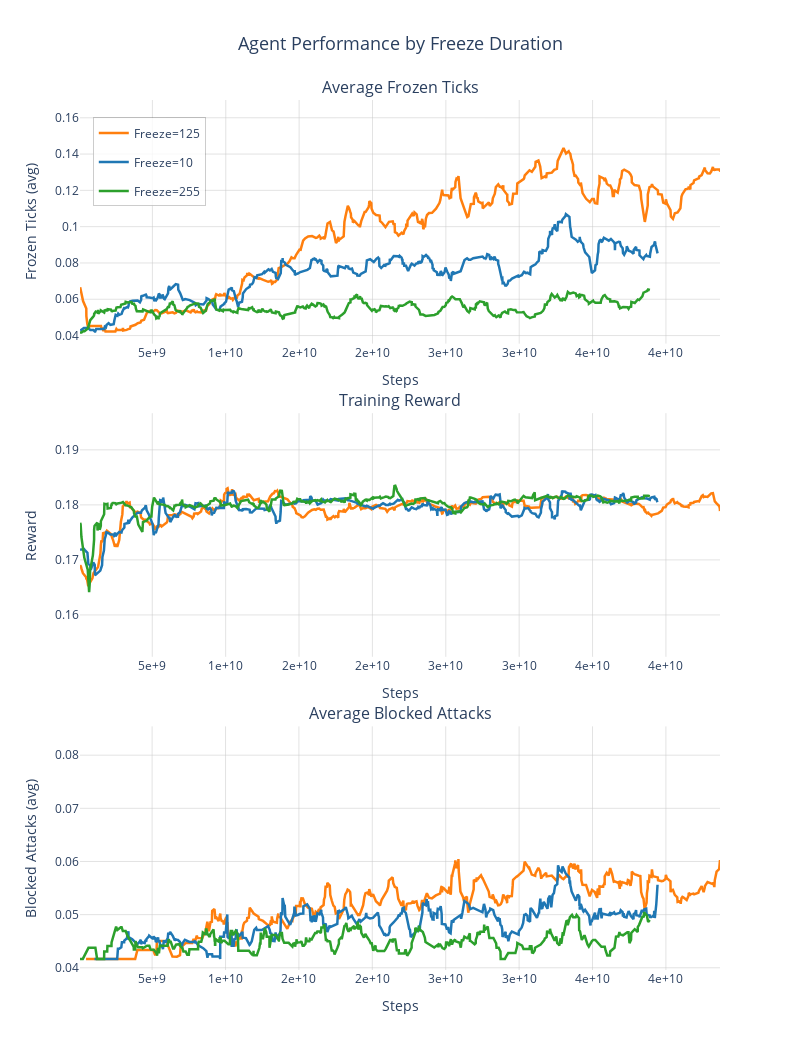

Write notebook code for a chart like this one.
### Markdown cell above
## View how freeze_duration effects how often agents attack

freeze_duration is [10, 125, 255] for [basic_simple, basic_frost, basic_permafrost] respectively. They are all based on the standard mettagrid environment, with a modified permafrost length.

### Code cell
import plotly.graph_objects as go
from plotly.subplots import make_subplots
import numpy as np
from scipy.ndimage import uniform_filter1d

# Define chart configurations
charts = [
    {
        "metric": "env_agent/status.frozen.ticks.agent.avg",
        "y_title": "Frozen Ticks (avg)",
        "title": "Average Frozen Ticks",
        "start_step": 0,
    },
    {
        "metric": "overview/reward",
        "y_title": "Reward",
        "title": "Training Reward",
        "start_step": 7e7,  # Start at 70M steps
    },
    {
        "metric": "env_agent/attack.blocked.agent.avg",
        "y_title": "Blocked Attacks (avg)",
        "title": "Average Blocked Attacks",
        "start_step": 0,
    },
]

# Map run names to freeze durations
freeze_map = {
    "b.jacke.basic_simple_update_branch": 10,
    "b.jacke.basic_frost_125": 125,
    "b.jacke.basic_permafrost_update_branch": 255,
}

# Create figure with subplots - vertical arrangement
n_charts = len(charts)
fig = make_subplots(
    rows=n_charts,
    cols=1,
    subplot_titles=[c["title"] for c in charts],
    vertical_spacing=0.08,
    shared_yaxes=False,  # Explicitly ensure independent y-axes
)

# Colors for different freeze durations
colors = {10: "#1f77b4", 125: "#ff7f0e", 255: "#2ca02c"}

# Plot each chart
for chart_idx, chart in enumerate(charts):
    row = chart_idx + 1
    col = 1

    metric = chart["metric"]
    start_step = chart["start_step"]

    y_min, y_max = float("inf"), float("-inf")

    for run_name, df in metrics_dfs.items():
        if metric in df.columns and "_step" in df.columns:
            # Get freeze duration from the full run name
            freeze_duration = None
            for key, freeze_val in freeze_map.items():
                if key in run_name:
                    freeze_duration = freeze_val
                    break

            if freeze_duration is None:
                continue

            # Get data
            x = df["_step"].values
            y = df[metric].values

            # Apply start_step filter
            mask = x >= start_step
            x = x[mask]
            y = y[mask]

            # Remove NaN values
            nan_mask = ~np.isnan(y)
            x = x[nan_mask]
            y = y[nan_mask]

            if len(y) == 0:
                continue

            # Track min/max
            y_min = min(y_min, np.min(y))
            y_max = max(y_max, np.max(y))

            # Light smoothing
            if len(y) > 30:
                y = uniform_filter1d(y, size=10, mode="nearest")

            # Add trace
            fig.add_trace(
                go.Scatter(
                    x=x,
                    y=y,
                    mode="lines",
                    name=f"Freeze={freeze_duration}",
                    line=dict(color=colors[freeze_duration], width=2.5),
                    showlegend=(chart_idx == 0),  # Only show legend on first chart
                    legendgroup=str(freeze_duration),
                    hovertemplate=f"Freeze={freeze_duration}<br>Step: %{{x:.0e}}<br>Value: %{{y:.4f}}<extra></extra>",
                ),
                row=row,
                col=col,
            )

    # Update y-axis range with padding
    if y_min != float("inf"):
        padding = (y_max - y_min) * 0.05  # Reduced padding for tighter fit
        if padding == 0:  # Handle case where all values are the same
            padding = 0.001 * abs(y_min) if y_min != 0 else 0.01

        # Set the range for this specific subplot
        y_range = [y_min - padding, y_max + padding]
        print(f"{chart['title']}: y_range = [{y_range[0]:.6f}, {y_range[1]:.6f}]")

        fig.update_yaxes(
            range=y_range,
            title_text=chart["y_title"],
            row=row,
            col=col,
            autorange=False,  # Ensure we use our custom range
        )

# Update layout
fig.update_layout(
    height=350 * n_charts,
    width=800,
    title=dict(text="Agent Performance by Freeze Duration", x=0.5, xanchor="center", font=dict(size=18)),
    showlegend=True,
    legend=dict(
        x=0.02,
        y=0.98,
        xanchor="left",
        yanchor="top",
        bgcolor="rgba(255,255,255,0.8)",
        bordercolor="rgba(0,0,0,0.2)",
        borderwidth=1,
    ),
    plot_bgcolor="white",
    font=dict(size=12),
)

# Update x-axes only (not y-axes to preserve individual scaling)
fig.update_xaxes(title_text="Steps", gridcolor="rgba(200,200,200,0.5)", tickformat=".0e")
# Only update y-axis grid, not the range
for i in range(1, n_charts + 1):
    fig.update_yaxes(gridcolor="rgba(200,200,200,0.5)", row=i, col=1)

fig.show()

### Figure 1 — Plotly figure (JSON) as saved in the notebook; plotly's stock layout.template omitted (floating-point values rounded to 4 significant figures; data arrays with more than 128 entries replaced by an {"elided": "..."} marker saying what was removed)
{"data": [{"hovertemplate": "Freeze=125<br>Step: %{x:.0e}<br>Value: %{y:.4f}<extra></extra>", "legendgroup": "125", "line": {"color": "#ff7f0e", "width": 2.5}, "mode": "lines", "name": "Freeze=125", "showlegend": true, "type": "scatter", "x": {"elided": "499 float values"}, "xaxis": "x", "y": {"elided": "499 float values"}, "yaxis": "y"}, {"hovertemplate": "Freeze=10<br>Step: %{x:.0e}<br>Value: %{y:.4f}<extra></extra>", "legendgroup": "10", "line": {"color": "#1f77b4", "width": 2.5}, "mode": "lines", "name": "Freeze=10", "showlegend": true, "type": "scatter", "x": {"elided": "498 float values"}, "xaxis": "x", "y": {"elided": "498 float values"}, "yaxis": "y"}, {"hovertemplate": "Freeze=255<br>Step: %{x:.0e}<br>Value: %{y:.4f}<extra></extra>", "legendgroup": "255", "line": {"color": "#2ca02c", "width": 2.5}, "mode": "lines", "name": "Freeze=255", "showlegend": true, "type": "scatter", "x": {"elided": "499 float values"}, "xaxis": "x", "y": {"elided": "499 float values"}, "yaxis": "y"}, {"hovertemplate": "Freeze=125<br>Step: %{x:.0e}<br>Value: %{y:.4f}<extra></extra>", "legendgroup": "125", "line": {"color": "#ff7f0e", "width": 2.5}, "mode": "lines", "name": "Freeze=125", "showlegend": false, "type": "scatter", "x": {"elided": "500 float values"}, "xaxis": "x2", "y": {"elided": "500 float values"}, "yaxis": "y2"}, {"hovertemplate": "Freeze=10<br>Step: %{x:.0e}<br>Value: %{y:.4f}<extra></extra>", "legendgroup": "10", "line": {"color": "#1f77b4", "width": 2.5}, "mode": "lines", "name": "Freeze=10", "showlegend": false, "type": "scatter", "x": {"elided": "499 float values"}, "xaxis": "x2", "y": {"elided": "499 float values"}, "yaxis": "y2"}, {"hovertemplate": "Freeze=255<br>Step: %{x:.0e}<br>Value: %{y:.4f}<extra></extra>", "legendgroup": "255", "line": {"color": "#2ca02c", "width": 2.5}, "mode": "lines", "name": "Freeze=255", "showlegend": false, "type": "scatter", "x": {"elided": "498 float values"}, "xaxis": "x2", "y": {"elided": "498 float values"}, "yaxis": "y2"}, {"hovertemplate": "Freeze=125<br>Step: %{x:.0e}<br>Value: %{y:.4f}<extra></extra>", "legendgroup": "125", "line": {"color": "#ff7f0e", "width": 2.5}, "mode": "lines", "name": "Freeze=125", "showlegend": false, "type": "scatter", "x": {"elided": "476 float values"}, "xaxis": "x3", "y": {"elided": "476 float values"}, "yaxis": "y3"}, {"hovertemplate": "Freeze=10<br>Step: %{x:.0e}<br>Value: %{y:.4f}<extra></extra>", "legendgroup": "10", "line": {"color": "#1f77b4", "width": 2.5}, "mode": "lines", "name": "Freeze=10", "showlegend": false, "type": "scatter", "x": {"elided": "485 float values"}, "xaxis": "x3", "y": {"elided": "485 float values"}, "yaxis": "y3"}, {"hovertemplate": "Freeze=255<br>Step: %{x:.0e}<br>Value: %{y:.4f}<extra></extra>", "legendgroup": "255", "line": {"color": "#2ca02c", "width": 2.5}, "mode": "lines", "name": "Freeze=255", "showlegend": false, "type": "scatter", "x": {"elided": "491 float values"}, "xaxis": "x3", "y": {"elided": "491 float values"}, "yaxis": "y3"}], "layout": {"annotations": [{"font": {"size": 16}, "showarrow": false, "text": "Average Frozen Ticks", "x": 0.5, "xanchor": "center", "xref": "paper", "y": 1, "yanchor": "bottom", "yref": "paper"}, {"font": {"size": 16}, "showarrow": false, "text": "Training Reward", "x": 0.5, "xanchor": "center", "xref": "paper", "y": 0.64, "yanchor": "bottom", "yref": "paper"}, {"font": {"size": 16}, "showarrow": false, "text": "Average Blocked Attacks", "x": 0.5, "xanchor": "center", "xref": "paper", "y": 0.28, "yanchor": "bottom", "yref": "paper"}], "font": {"size": 12}, "height": 1050, "legend": {"bgcolor": "rgba(255,255,255,0.8)", "bordercolor": "rgba(0,0,0,0.2)", "borderwidth": 1, "x": 0.02, "xanchor": "left", "y": 0.98, "yanchor": "top"}, "plot_bgcolor": "white", "showlegend": true, "title": {"font": {"size": 18}, "text": "Agent Performance by Freeze Duration", "x": 0.5, "xanchor": "center"}, "width": 800, "xaxis": {"anchor": "y", "domain": [0, 1], "gridcolor": "rgba(200,200,200,0.5)", "tickformat": ".0e", "title": {"text": "Steps"}}, "xaxis2": {"anchor": "y2", "domain": [0, 1], "gridcolor": "rgba(200,200,200,0.5)", "tickformat": ".0e", "title": {"text": "Steps"}}, "xaxis3": {"anchor": "y3", "domain": [0, 1], "gridcolor": "rgba(200,200,200,0.5)", "tickformat": ".0e", "title": {"text": "Steps"}}, "yaxis": {"anchor": "x", "autorange": false, "domain": [0.72, 1], "gridcolor": "rgba(200,200,200,0.5)", "range": [0.03557, 0.1698], "title": {"text": "Frozen Ticks (avg)"}}, "yaxis2": {"anchor": "x2", "autorange": false, "domain": [0.36, 0.64], "gridcolor": "rgba(200,200,200,0.5)", "range": [0.1524, 0.1967], "title": {"text": "Reward"}}, "yaxis3": {"anchor": "x3", "autorange": false, "domain": [0, 0.28], "gridcolor": "rgba(200,200,200,0.5)", "range": [0.03958, 0.08542], "title": {"text": "Blocked Attacks (avg)"}}}}
